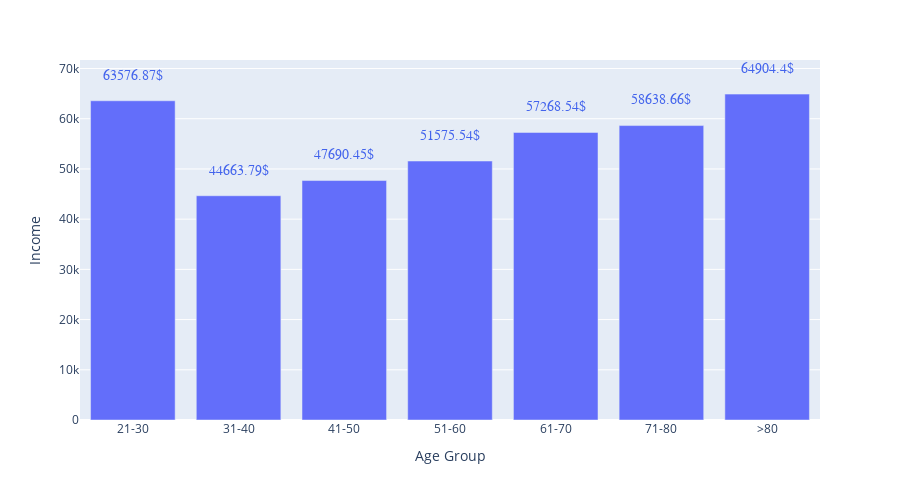

This figure's notebook cell:
### Code cell
mask = df_cut.groupby("Age Group")["Income"].mean()
mask = mask.reset_index()
fig = px.bar(data_frame=mask, x="Age Group", y="Income", height=500)

annotation = []
for x, y in zip(mask["Age Group"], mask["Income"]):
    annotation.append(
        dict(x=x, y=y +5000,
             text=str(round(y, 2)) + '$',
             font=dict(family='Arial', size=14, color='rgb(66, 99, 236)'), showarrow=False)
    )
fig.update_xaxes(categoryorder='array', categoryarray= ["21-30", "31-40"])
fig.update_layout(annotations=annotation)

### Figure 1 — Plotly figure (JSON) as saved in the notebook; plotly's stock layout.template omitted (floating-point values rounded to 4 significant figures)
{"data": [{"alignmentgroup": "True", "hovertemplate": "Age Group=%{x}<br>Income=%{y}<extra></extra>", "legendgroup": "", "marker": {"color": "#636efa", "pattern": {"shape": ""}}, "name": "", "offsetgroup": "", "orientation": "v", "showlegend": false, "textposition": "auto", "type": "bar", "x": ["21-30", "31-40", "41-50", "51-60", "61-70", "71-80", ">80"], "xaxis": "x", "y": [63580.0, 44660.0, 47690.0, 51580.0, 57270.0, 58640.0, 64900.0], "yaxis": "y"}], "layout": {"annotations": [{"font": {"color": "rgb(66, 99, 236)", "family": "Arial", "size": 14}, "showarrow": false, "text": "63576.87$", "x": "21-30", "y": 68580.0}, {"font": {"color": "rgb(66, 99, 236)", "family": "Arial", "size": 14}, "showarrow": false, "text": "44663.79$", "x": "31-40", "y": 49660.0}, {"font": {"color": "rgb(66, 99, 236)", "family": "Arial", "size": 14}, "showarrow": false, "text": "47690.45$", "x": "41-50", "y": 52690.0}, {"font": {"color": "rgb(66, 99, 236)", "family": "Arial", "size": 14}, "showarrow": false, "text": "51575.54$", "x": "51-60", "y": 56580.0}, {"font": {"color": "rgb(66, 99, 236)", "family": "Arial", "size": 14}, "showarrow": false, "text": "57268.54$", "x": "61-70", "y": 62270.0}, {"font": {"color": "rgb(66, 99, 236)", "family": "Arial", "size": 14}, "showarrow": false, "text": "58638.66$", "x": "71-80", "y": 63640.0}, {"font": {"color": "rgb(66, 99, 236)", "family": "Arial", "size": 14}, "showarrow": false, "text": "64904.4$", "x": ">80", "y": 69900.0}], "barmode": "relative", "height": 500, "legend": {"tracegroupgap": 0}, "margin": {"t": 60}, "xaxis": {"anchor": "y", "categoryarray": ["21-30", "31-40"], "categoryorder": "array", "domain": [0, 1], "title": {"text": "Age Group"}}, "yaxis": {"anchor": "x", "domain": [0, 1], "title": {"text": "Income"}}}}
